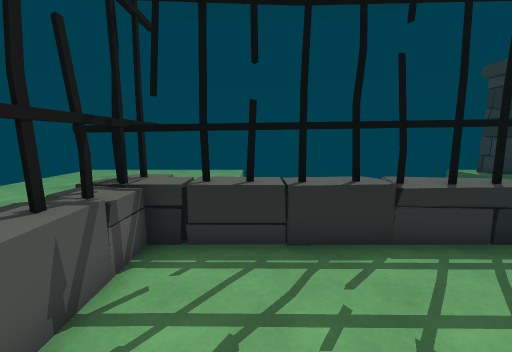
view 1 (above)

16 first-person views from a walk through a 3-D level made in the Unity game engine. The camera is 1.3 m above the floor, tilts 8° down and sees 90° across. The floor is counted in squares, 0.56 m on a side. Each view is taken from the middle of a square. On the plan, view 1 faces up. The plan holds only what a view shows up to about 17 squares ahead; the rest is blank. The place goes on beyond the plan. The player character is not drawn. Some animated figures are not drawn.

view 2
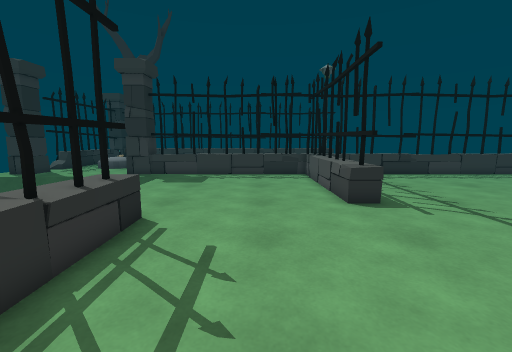

view 3
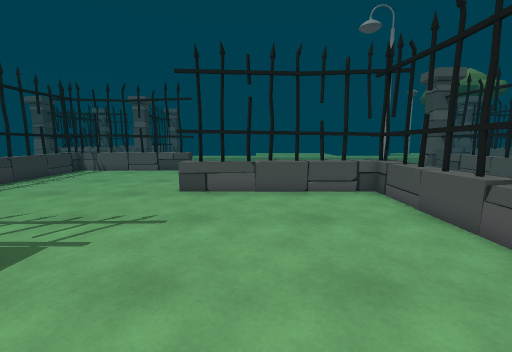

view 4
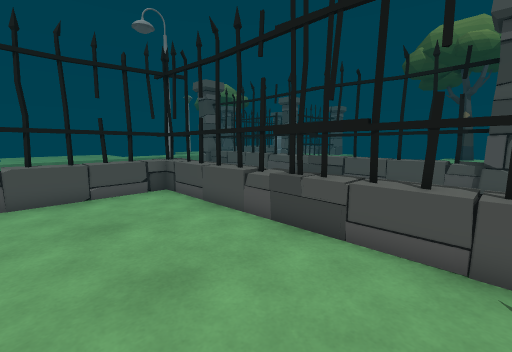

view 5
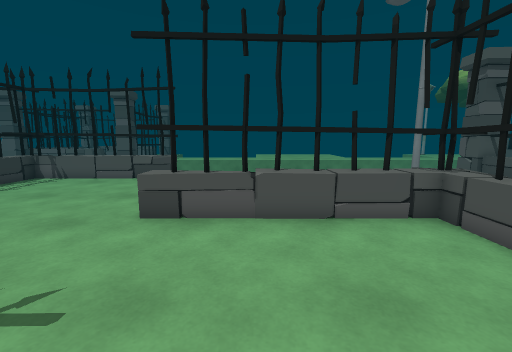

view 6
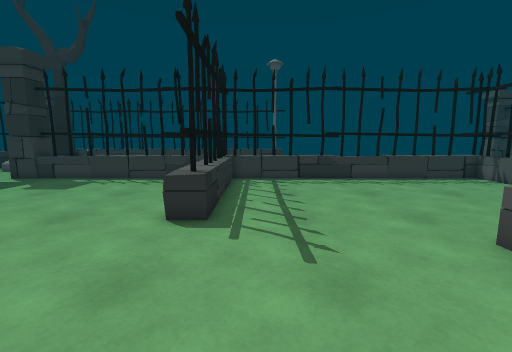

view 7
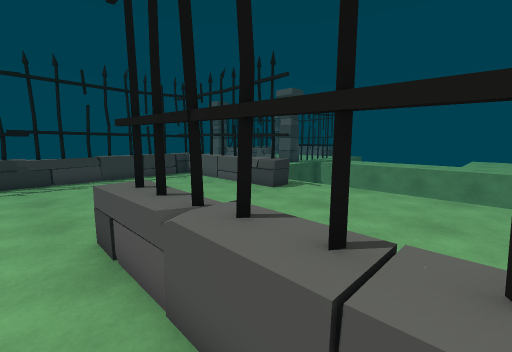

view 8
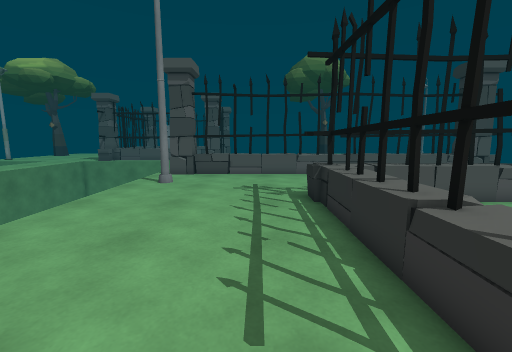

view 9
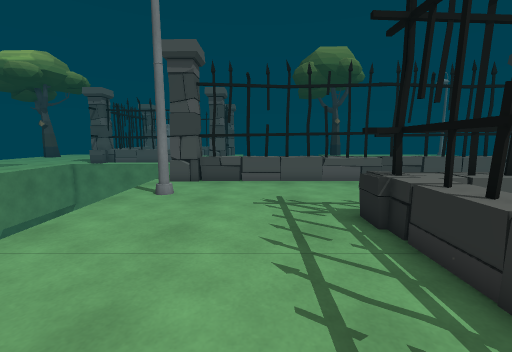

view 10
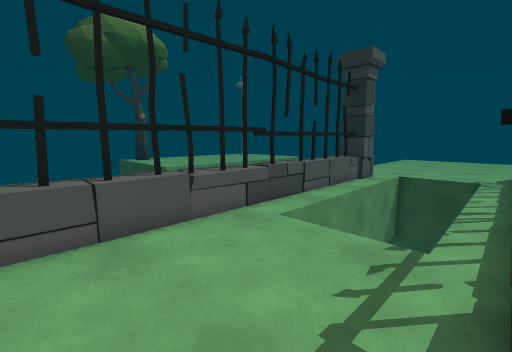

view 11
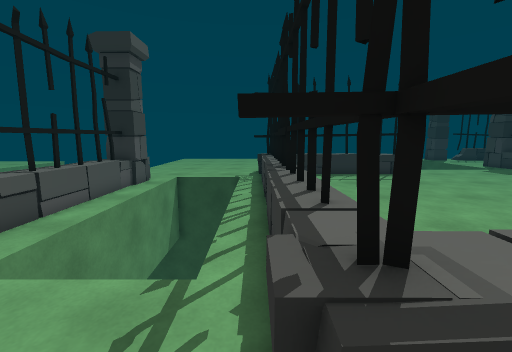

view 12
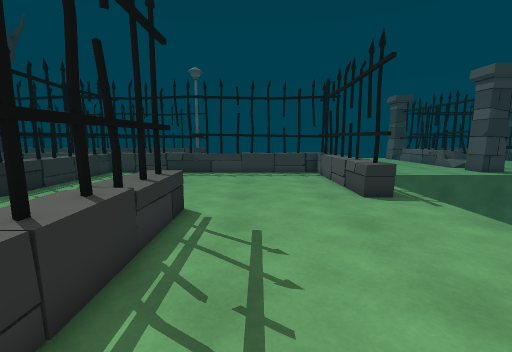

view 13
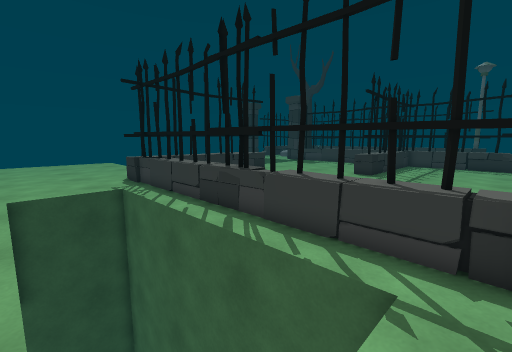

view 14
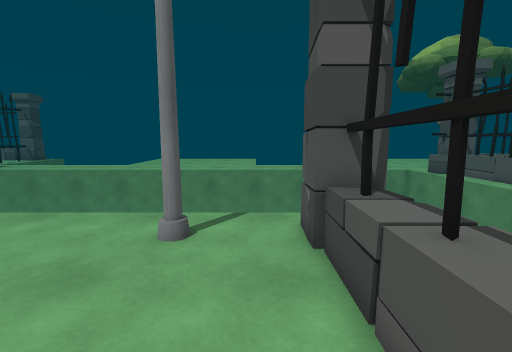

view 15
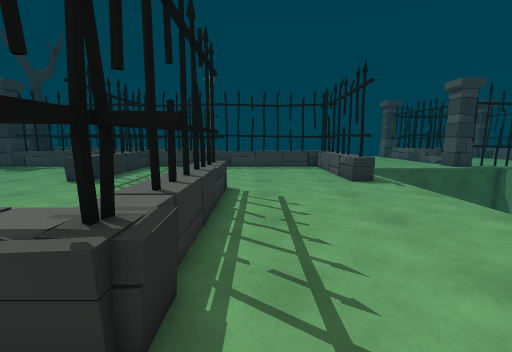

view 16
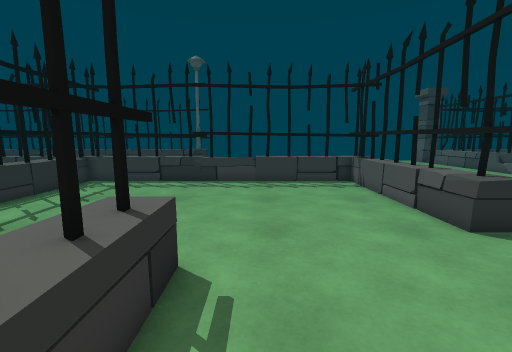

### Floor plan
Key: @ floor where view 1 was taken; # wall or solid block; . floor; = window, fence, low wall or low ledge; v drop or lower ground; O other object.
Columns run from 12 left of view 1 to 18 right of it. Each row starts with its distance up from view 1.
 10                            vOOO
  9    .....                   v##O
  8    .....                vvvv=#=
  7    .....=#=========  .......=#=
  6    .....###########.........=#=
  5    .....=#=========.........=#=
  4    vvvvv=#=.................=#=
  3   Ov   v=#=.................=#=
  2   Ov   v=#=.................=#=
  1 ##Ov   v=#=.................=#=
  0 =#=v   v=#=.@...............=#
 -1 =#=v   v=#=.........=========#
 -2 =#=v   v=#=.........=##########
 -3 =#=v   v=#=.........=========#=
 -4 =#=v   v=#=.................=#
 -5 =#=v   v=#=.................=#
 -6 =#=v   v=#=.................=#
 -7 =#=v   v=#=.................=#
 -8 =#=vvvvv=#=.................=#
 -9 =#=.....=#=========.........=#
-10 =#=.....=##########.........=#
-11 =#=.....===========.........=#
-12 =#=.........................=#
-13 =#=.........................=#
-14 =#=.........................=#
-15 =#=.........................=#
-16 =#=.........................=#
-17 ##O.................=========#
-18 O O..O..............=##########
-19  O..................======== #=
-20   vvvvvvvvvvvvvvvvvvvvv

Positions as (right, up) in squares from view 1, and headings:
1: (0, 0), facing up
2: (-1, 2), facing right
3: (3, 2), facing down
4: (3, 2), facing down-left
5: (3, -2), facing down
6: (1, -4), facing right
7: (0, -8), facing down-right
8: (7, -13), facing left
9: (4, -14), facing left
10: (-4, -14), facing up-left
11: (-4, -12), facing up
12: (-2, -13), facing right
13: (-9, -9), facing up-right
14: (-9, -12), facing down
15: (-6, -12), facing right
16: (2, -12), facing right
